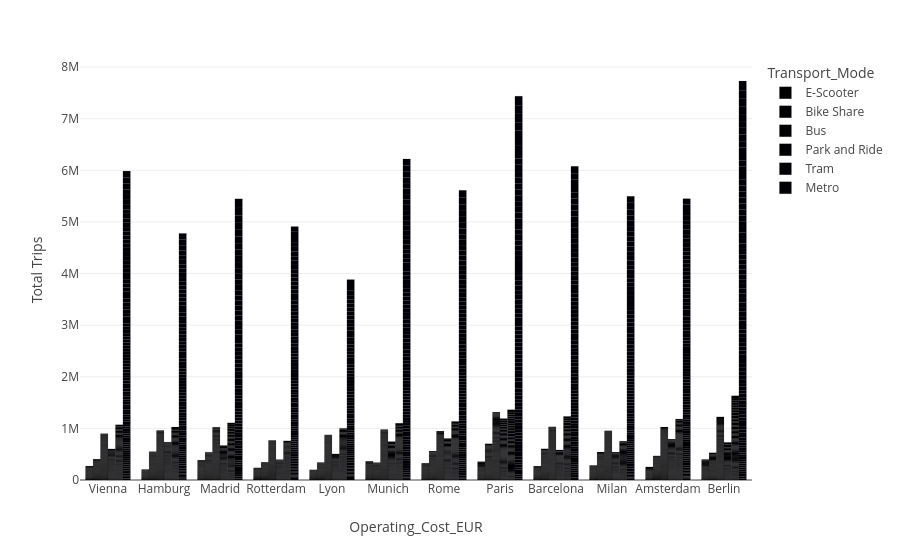

The notebook cell this image was saved under:
### Code cell
# Operating Cost by Transport Type and Trips
grouped_df = (
    df_cleaned.groupby(['Operating_Cost_EUR', 'Transport_Mode', 'City'], as_index=False)
    .agg({'Operating_Cost_EUR': 'sum'})
)

fig = px.bar(
    grouped_df,
    x="City",
    y="Operating_Cost_EUR",
    color="Transport_Mode",
    barmode="group"
)

fig.update_layout(
    xaxis_title="Operating_Cost_EUR",
    yaxis_title="Total Trips",
)

fig.update_traces(marker_line_color="black", marker_line_width=0.1)


fig.show()

### Figure 1 — Plotly figure (JSON) as saved in the notebook; plotly's stock layout.template omitted (floating-point values rounded to 4 significant figures; data arrays with more than 128 entries replaced by an {"elided": "..."} marker saying what was removed)
{"data": [{"alignmentgroup": "True", "hovertemplate": "Transport_Mode=E-Scooter<br>City=%{x}<br>Operating_Cost_EUR=%{y}<extra></extra>", "legendgroup": "E-Scooter", "marker": {"color": "#000001", "line": {"color": "black", "width": 0.1}, "pattern": {"shape": ""}}, "name": "E-Scooter", "offsetgroup": "E-Scooter", "orientation": "v", "showlegend": true, "textposition": "auto", "type": "bar", "x": {"elided": "473 str values"}, "xaxis": "x", "y": {"elided": "473 float values"}, "yaxis": "y"}, {"alignmentgroup": "True", "hovertemplate": "Transport_Mode=Bike Share<br>City=%{x}<br>Operating_Cost_EUR=%{y}<extra></extra>", "legendgroup": "Bike Share", "marker": {"color": "#000002", "line": {"color": "black", "width": 0.1}, "pattern": {"shape": ""}}, "name": "Bike Share", "offsetgroup": "Bike Share", "orientation": "v", "showlegend": true, "textposition": "auto", "type": "bar", "x": {"elided": "759 str values"}, "xaxis": "x", "y": {"elided": "759 float values"}, "yaxis": "y"}, {"alignmentgroup": "True", "hovertemplate": "Transport_Mode=Bus<br>City=%{x}<br>Operating_Cost_EUR=%{y}<extra></extra>", "legendgroup": "Bus", "marker": {"color": "#000003", "line": {"color": "black", "width": 0.1}, "pattern": {"shape": ""}}, "name": "Bus", "offsetgroup": "Bus", "orientation": "v", "showlegend": true, "textposition": "auto", "type": "bar", "x": {"elided": "1375 str values"}, "xaxis": "x", "y": {"elided": "1375 float values"}, "yaxis": "y"}, {"alignmentgroup": "True", "hovertemplate": "Transport_Mode=Park and Ride<br>City=%{x}<br>Operating_Cost_EUR=%{y}<extra></extra>", "legendgroup": "Park and Ride", "marker": {"color": "#000004", "line": {"color": "black", "width": 0.1}, "pattern": {"shape": ""}}, "name": "Park and Ride", "offsetgroup": "Park and Ride", "orientation": "v", "showlegend": true, "textposition": "auto", "type": "bar", "x": {"elided": "585 str values"}, "xaxis": "x", "y": {"elided": "585 float values"}, "yaxis": "y"}, {"alignmentgroup": "True", "hovertemplate": "Transport_Mode=Tram<br>City=%{x}<br>Operating_Cost_EUR=%{y}<extra></extra>", "legendgroup": "Tram", "marker": {"color": "#000005", "line": {"color": "black", "width": 0.1}, "pattern": {"shape": ""}}, "name": "Tram", "offsetgroup": "Tram", "orientation": "v", "showlegend": true, "textposition": "auto", "type": "bar", "x": {"elided": "761 str values"}, "xaxis": "x", "y": {"elided": "761 float values"}, "yaxis": "y"}, {"alignmentgroup": "True", "hovertemplate": "Transport_Mode=Metro<br>City=%{x}<br>Operating_Cost_EUR=%{y}<extra></extra>", "legendgroup": "Metro", "marker": {"color": "#000006", "line": {"color": "black", "width": 0.1}, "pattern": {"shape": ""}}, "name": "Metro", "offsetgroup": "Metro", "orientation": "v", "showlegend": true, "textposition": "auto", "type": "bar", "x": {"elided": "1047 str values"}, "xaxis": "x", "y": {"elided": "1047 float values"}, "yaxis": "y"}], "layout": {"barmode": "group", "legend": {"title": {"text": "Transport_Mode"}, "tracegroupgap": 0}, "margin": {"t": 60}, "xaxis": {"anchor": "y", "domain": [0, 1], "title": {"text": "Operating_Cost_EUR"}}, "yaxis": {"anchor": "x", "domain": [0, 1], "title": {"text": "Total Trips"}}}}
